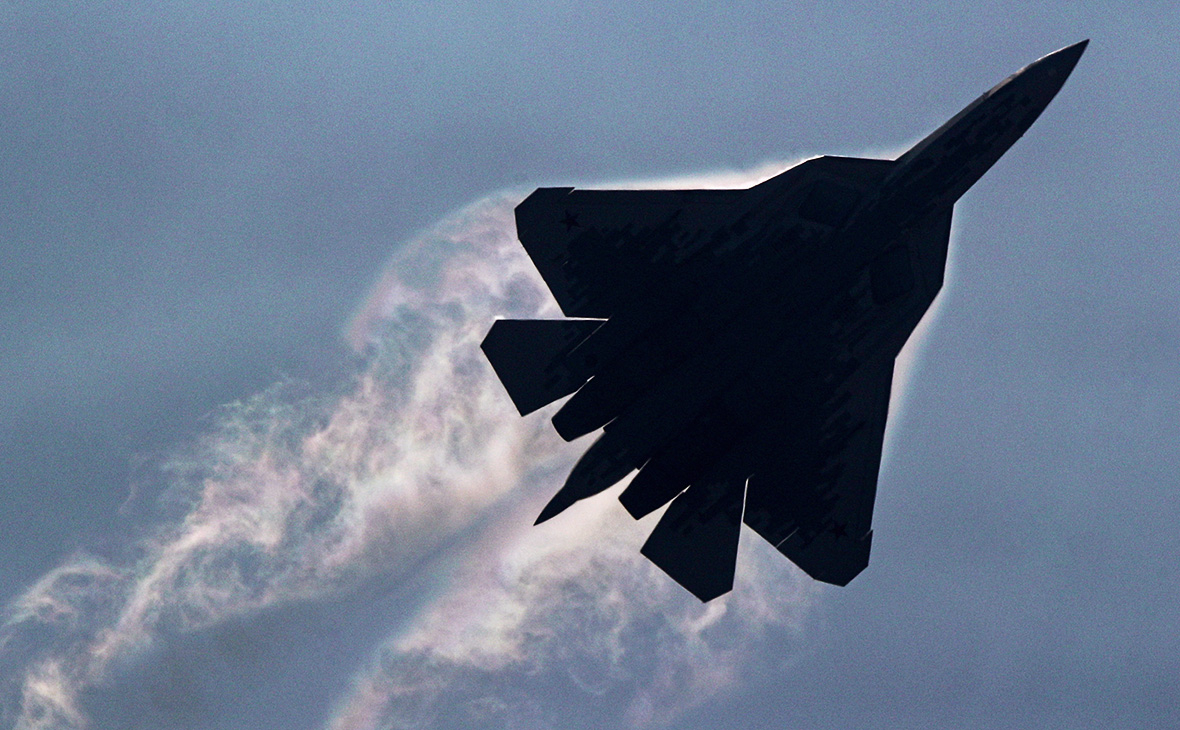
#> input picture task1/data/plane.png, 1180 x 730 px
$ python task1.py
#> lines starting #> are read from the running program, lines starting #| are printed output that depends on the picture
#> further down, img is the input picture: PIL image 1180x730 RGB; mean R, G, B 103, 117.1, 138.6
import csv
import io

import matplotlib.pyplot as plt
from PIL import Image
from numpy import histogram as hist


# конвертирование изображения в оттенки серого:
def convert_image(input_image):
    # сначала копируем исходное изображение
    output_image = input_image.copy()

    # затем обходим каждый пиксель
    for x in range(output_image.width):
        for y in range(output_image.height):
            # вычисляем его яркость по формуле
            r, g, b = output_image.getpixel((x, y))
            brightness = int(0.299 * r + 0.587 * g + 0.114 * b)
            # получившимся значением яркости перезаписываем цвета пикселя
            output_image.putpixel((x, y), (brightness, brightness, brightness))
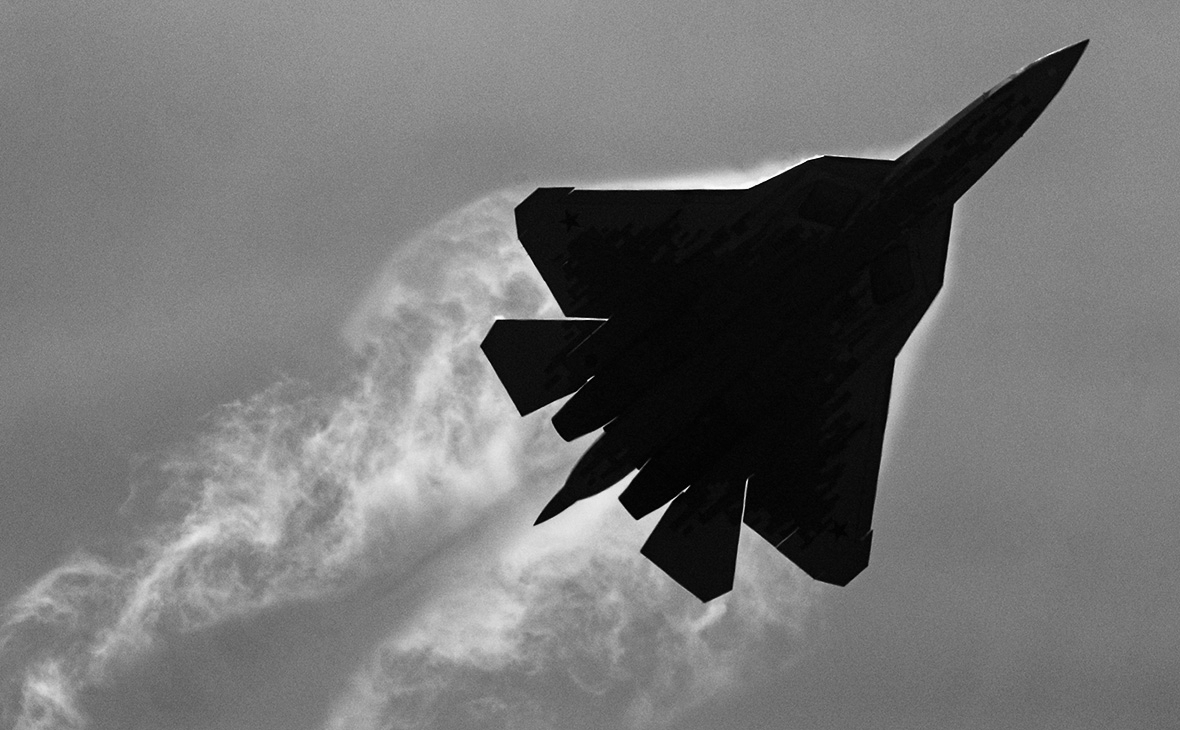
#> output_image: PIL image 1180x730 RGB; min 0, max 255, mean 114.9

    return output_image


# создание гистограммы и нахождение локальных минимумов
def create_histogram(input_image):
    # инициализируем пустой массив для данных гистограммы
    data = []

    # обходим картинку и заносим в массив яркость каждого пикселя
    for x in range(input_image.width):
        for y in range(input_image.height):
            brightness = input_image.getpixel((x, y))
            data.append(brightness[0])
#> after the loop, data = 861400 items

    # собираем массив гистограммы
    hist_array = hist(data, 11)
#> hist_array = ([144952, 1809, 703, 627, 78108, 414688, 139938, 43440, 27405, 9148, 582], [0, 23.18, 46.36, 69.55, 92.73, 115.9, 139.1, 162.3, 185.5, 208.6, 231.8, 255])
    local_min = []
    local_min_values = []

    # находим позиции локальных минимумов
    for i in range(1, len(hist_array[0]) - 1):
        if (hist_array[0][i] < hist_array[0][i - 1]) & (hist_array[0][i] < hist_array[0][i + 1]):
            local_min.append(i)
#> this loop made 9 passes
#> after the loop, local_min = [3]

    # находим промежутки локальных минимумов и берем середину промежутка как локальный минимум
    for i in local_min:
        local_min_values.append(int((hist_array[1][i] + hist_array[1][i + 1]) / 2))
#> this loop made 1 pass
#> after the loop, local_min_values = [81]

    # записываем данные в .csv файл
    with open('output/histogram.csv', 'w+') as hist_text:
        writer = csv.writer(hist_text)
        writer.writerow(local_min_values)
        writer.writerow(hist_array)

    # собираем графическую гистограмму
    plt.hist(x=data, bins=11)
    plt.grid(axis='y', alpha=0.75)
    plt.xlabel('Яркость')
    plt.ylabel('Частота')

    # сохраняем гистограмму во временный буфер и затем открываем как PIL-объект
    img_buf = io.BytesIO()
    plt.savefig(img_buf, format='png')
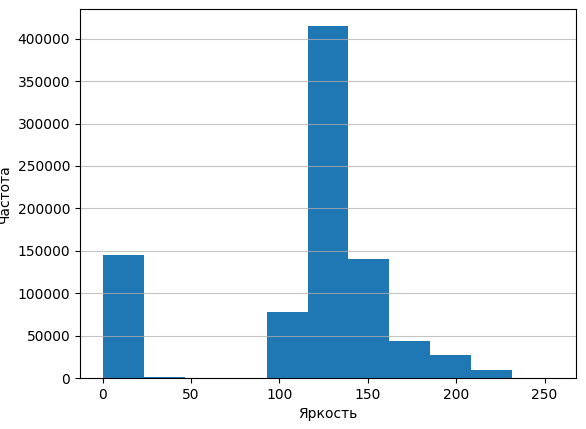
#> figure drawn by matplotlib, 1 panel; tallest bar 414688 high, from x = 115.9 to 139.1
    output_image = Image.open(img_buf)
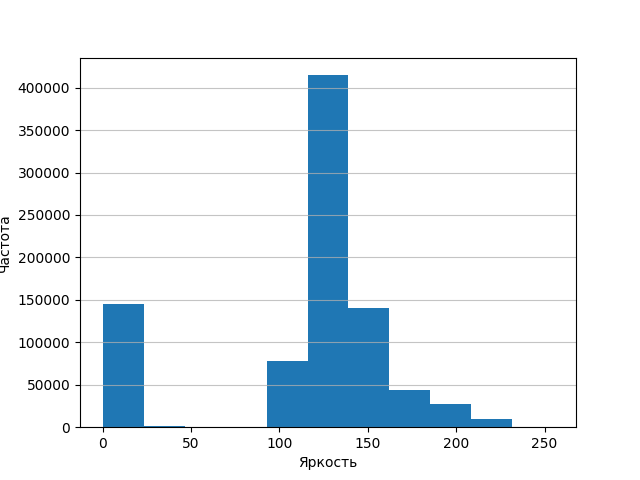
#> output_image: PIL image 640x480 RGBA; mean R, G, B, A 229.5, 237.9, 243.6, 255

    return output_image


# замена цветов пикселей в первой области однородности
def swap_color(input_image):
    # копируем входное изображение
    output_image = input_image.copy()

    # читаем массив локальных минимумов из файла
    with open('output/histogram.csv', 'r') as hist_text:
        reader = csv.reader(hist_text)
        for row in reader:
            threshold = row
            break

    # обходим пиксели
    for x in range(output_image.width):
        for y in range(output_image.height):
            # из массива с локальными минимумами берем первый
            # и используем как порог
            # красим все пиксели с яркостью не более пороговой в красный цвет
            brightness = output_image.getpixel((x, y))
            if brightness[0] <= int(threshold[0]):
                output_image.putpixel((x, y), (255, 0, 0))
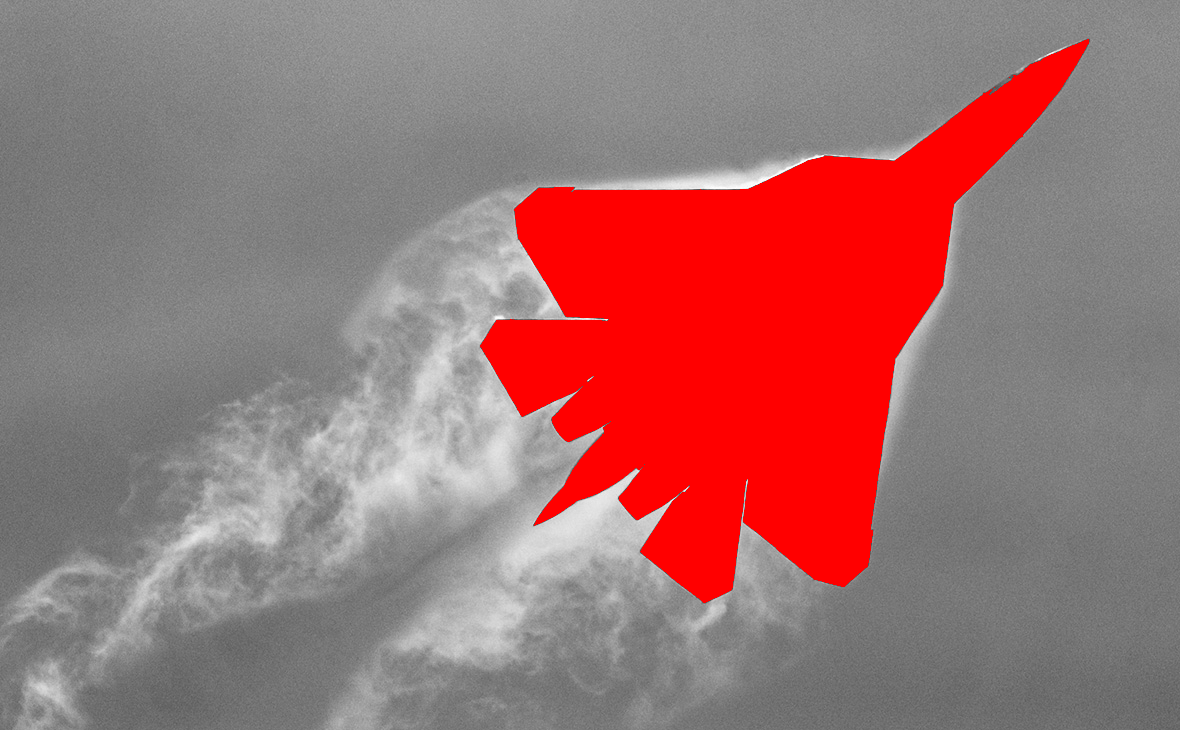
#> output_image: PIL image 1180x730 RGB; mean R, G, B 156.7, 113, 113

    return output_image


# заполнение .csv файла
def fill_csv(input_file, input_image):
    # инициализируем csv-писателя
    writer = csv.writer(input_file)

    # читаем массив локальных минимумов из файла
    with open('output/histogram.csv', 'r') as hist_text:
        reader = csv.reader(hist_text)
        for row in reader:
            mins = row
            break

    # обходим пиксели, из цветной версии изображения берем
    # значения RGB для каждого пикселя, а из Ч/Б - яркость
    # и заносим в .csv; RGB как R, G и B, а яркость как label
    for x in range(input_image.width):
        row = []
        for y in range(input_image.height):
            r, g, b = input_image.getpixel((x, y))
            label = len(mins)
            for i in range(len(mins)):
                if r <= int(mins[i]):
                    label = i
                    break

            row.append([r, g, b, label])
        writer.writerow(row)

    return input_file


# открываем изображение
img = Image.open(r"data/plane.png")

# генерируем картинки
grayscale_img = convert_image(img)
histogram = create_histogram(grayscale_img)
swapped_colors = swap_color(grayscale_img)

# сохраняем картинки
grayscale_img.save("output/plane_grayscale.png")
histogram.save("output/histogram.png")
swapped_colors.save("output/plane_red.png")

# заполняем .csv
with open('output/pixels.csv', 'w+') as file:
    fill_csv(file, grayscale_img)
